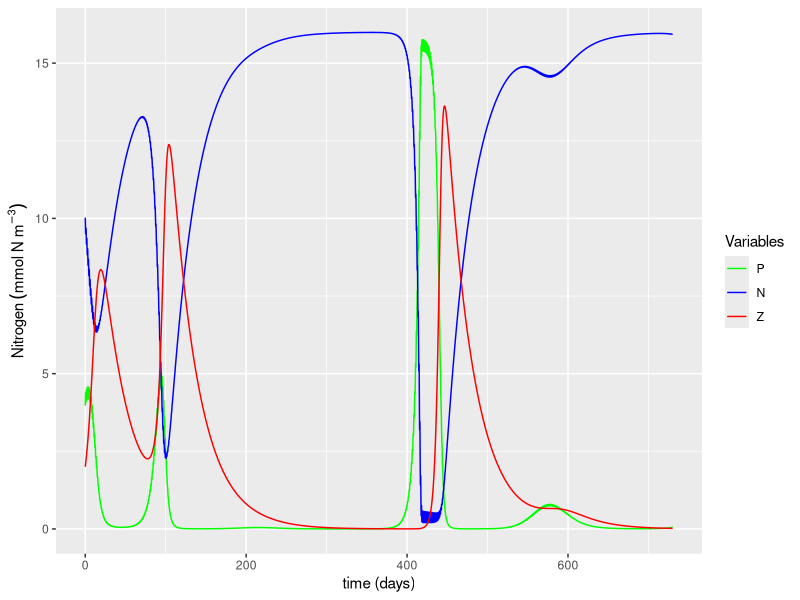

Reproduce this figure in R.
library(ggplot2)

# Framework
days <- 365 * 2    # number of days of experiment run (units: days)
dt   <- 0.01  # time-step  (units: days)

# Parameters
mu     <- 0.5   # growth rate of phytoplankton (units: d^-1)
K      <- 1     # half-saturation for nutrient absoption by phytoplankton (units: mmolN m^-3)
gamma  <- 0.4   # growth rate of zooplankton (units: d^-1)
Lambda <- 0.1   # initial slope of ingestion saturation of zooplankton (units: mmol N^-1 m^3)
alpha  <- 0.004 # initial slope of P vs I curve (units: {mmolN m^-3}^-1)
psi    <- 0.01  # half-saturation for phytoplankton absoption by mussels (units: mmolN m^-3)
mP     <- 0.07  # mortality rate of phytoplankton (units: d^-1)
mZ     <- 0.03  # mortality rate of zooplankton (units: d^-1)

# Initial conditions
Pinitial <- 4  # initial phytoplankton concentration (units: mmolN m^-3)
Ninitial <- 10 # initial nutrients concentration (units: mmolN m^-3)
Zinitial <- 2  # initial zooplankton concentration (units: mmolN m^-3)

# Chores (calculate number of steps, create time vector, create zero vectors, ...)
NoSTEPS <- as.integer(days / dt) # Calculates the number of steps by dividing days by dt and rounding down
time <- seq(from = 0, to = days, length = NoSTEPS) # Create time vector of equally spaced numbers from zero to "days"
P <- numeric(NoSTEPS)      # Make Phytoplankton "empty" vector by making a vector array of zeros (size: NoSTEPS rows by ONE column) (units: mmolN m^-3) 
N <- numeric(NoSTEPS)      # Make Nutrients "empty" vector (same process as above) (units: mmolN m^-3)
Z <- numeric(NoSTEPS)      # Make Zooplankton "empty" vector (same process as above) (units: mmolN m^-3)
L_N <- numeric(NoSTEPS)    # Make "Limitation of N on Phytoplankton" empty vector (same process as above) (units: dimensionless)
L_P <- numeric(NoSTEPS)    # Make "Limitation of P on Zooplankton" empty vector (same process as above) (units: dimensionless)
I  <- numeric(NoSTEPS)     # Make Light (I) "empty" vector (same process as above)
L_I <- numeric(NoSTEPS)    # Make "Limitation of I on Phytoplankton" empty vector (same process as above) Eq. 16


# Creating sunlight ------------------------------------------------------------
for (i in 1:length(I)) {
  I[i] <- 600 * sin((2 * pi * time[i])/1) + 500 * sin((2*pi*time[i])/365) # Eq 14
  
  # We can't have negative light. Make negative values equal to zero
  if (I[i] < 0) {
    I[i] <- 0
  }
}


# Initializing with initial conditions -----------------------------------------
P[1] <- Pinitial # Initializing phytoplankton vector
N[1] <- Ninitial # Initializing nutrients vector
Z[1] <- Zinitial # Initializing zooplankton vector


# ******************************************************************************
# MAIN MODEL LOOP **************************************************************
for (t in 1:(NoSTEPS-1)) {
  L_N[t] <- N[t]/(K+N[t])       # Calculate Limitation due to (low) nutrients on phytoplankton. Eq. 12 
  L_P[t] <- 1-exp(-Lambda*P[t]) # Calculate Limitation due to (low) phytoplankton on zooplankton. Eq. 13
  L_I[t] <- 1-exp(-alpha*I[t])  # Calculate Limitation due to (low) light on phytoplankton Eq. 16
  
  # Estimate model state at time t+1 
  P[t+1] <- P[t] + (((mu*L_N[t]*L_I[t]*P[t]) - (gamma*L_P[t]*Z[t]) - (mP*P[t])) * dt) # Eq. 9
  N[t+1] <- N[t] + (((mP*P[t]) + (mZ*Z[t]) - (mu*L_N[t]*L_I[t]*P[t])) * dt)           # Eq. 10
  Z[t+1] <- Z[t] + (((gamma*L_P[t]*Z[t]) - (mZ*Z[t])) * dt)                           # Eq. 11
}
# end of main model LOOP********************************************************
# ******************************************************************************


# For cleanliness, let's pack everything into a data frame
output <- data.frame(t=time,
                     N=N,
                     P=P,
                     Z=Z)

# Plotting ---------------------------------------------------------------------
# Plot 1: Main variables
ggplot(data = output, aes(x=time)) +
  geom_line(aes(y = P, color="P")) +
  geom_line(aes(y = N, color="N")) +
  geom_line(aes(y = Z, color="Z")) +
  labs(x = "time (days)",
       y = expression(Nitrogen~(mmol~N~m^-3))) +
  scale_color_manual("Variables",
                     breaks = c("P", "N", "Z"),
                     labels = c("P", "N", "Z"),
                     values = c("green", "blue", "red"))